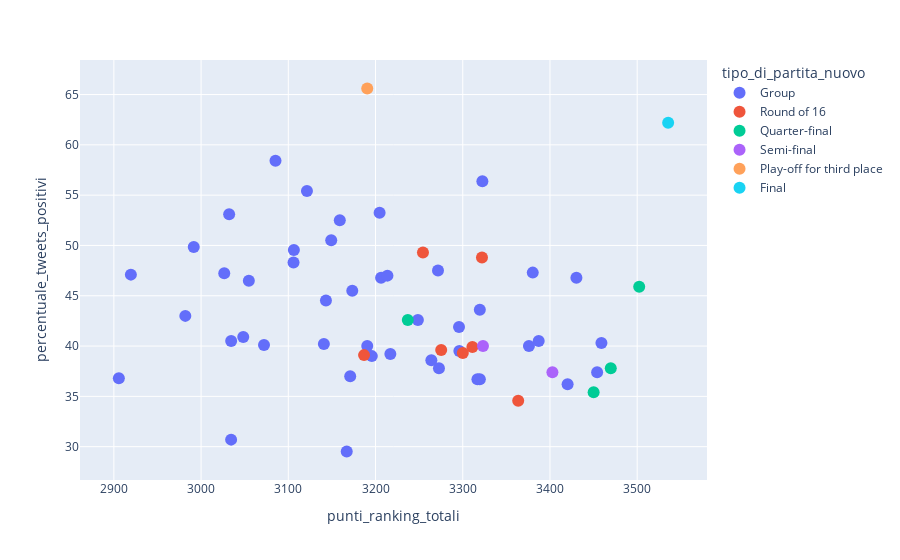

Notebook code for this chart:
### Code cell
fig = px.scatter(complete_df2 
                    #,x='gol_totali'
                    ,x='punti_ranking_totali' 
                    ,y='percentuale_tweets_positivi'
                    ,color='tipo_di_partita_nuovo'
                    ,hover_name='nome_partita'
                    #,trendline='ols'
                    #,trendline_color_override='red'
                )
fig.update_traces(marker={'size': 12})
fig.show()

### Figure 1 — Plotly figure (JSON) as saved in the notebook; plotly's stock layout.template omitted (floating-point values rounded to 4 significant figures)
{"data": [{"hovertemplate": "<b>%{hovertext}</b><br><br>tipo_di_partita_nuovo=Group<br>punti_ranking_totali=%{x}<br>percentuale_tweets_positivi=%{y}<extra></extra>", "hovertext": ["QATAR-ECUADOR", "ENGLAND-IRAN", "SENEGAL-NETHERLANDS", "ARGENTINA-SAUDI ARABIA", "DENMARK-TUNISIA", "MEXICO-POLAND", "FRANCE-AUSTRALIA", "MOROCCO-CROATIA", "GERMANY-JAPAN", "SPAIN-COSTA RICA", "BELGIUM-CANADA", "SWITZERLAND-CAMEROON", "URUGUAY-KOREA", "PORTUGAL-GHANA", "BRAZIL-SERBIA", "WALES-IRAN", "QATAR-SENEGAL", "NETHERLANDS-ECUADOR", "TUNISIA-AUSTRALIA", "POLAND-SAUDI ARABIA", "FRANCE-DENMARK", "ARGENTINA-MEXICO", "JAPAN-COSTA RICA", "BELGIUM-MOROCCO", "CROATIA-CANADA", "SPAIN-GERMANY", "CAMEROON-SERBIA", "KOREA-GHANA", "BRAZIL-SWITZERLAND", "PORTUGAL-URUGUAY", "NETHERLANDS-QATAR", "ECUADOR-SENEGAL", "WALES-ENGLAND", "AUSTRALIA-DENMARK", "TUNISIA-FRANCE", "POLAND-ARGENTINA", "SAUDI ARABIA-MEXICO", "CROATIA-BELGIUM", "CANADA-MOROCCO", "JAPAN-SPAIN", "COSTA RICA-GERMANY", "GHANA-URUGUAY", "KOREA-PORTUGAL", "SERBIA-SWITZERLAND", "CAMEROON-BRAZIL"], "legendgroup": "Group", "marker": {"color": "#636efa", "size": 12, "symbol": "circle"}, "mode": "markers", "name": "Group", "orientation": "v", "showlegend": true, "type": "scatter", "x": [2906.0, 3296.0, 3264, 3206.0, 3173.0, 3196.0, 3249.0, 3190.0, 3214.0, 3217.0, 3296.0, 3106.0, 3167.0, 3072.0, 3387.0, 3141.0, 3027.0, 3143.0, 2992.0, 2982.0, 3430.0, 3420.0, 3055.0, 3380.0, 3106.0, 3376.0, 3034.0, 2919.0, 3459.0, 3320.0, 3121.0, 3048.0, 3320.0, 3149.0, 3273.0, 3317.0, 3085.0, 3454.0, 3032.0, 3272.0, 3159.0, 3034.0, 3205.0, 3171.0, 3323.0], "xaxis": "x", "y": [36.8, 39.5, 38.6, 46.8, 45.5, 39, 42.6, 40, 47, 39.2, 41.9, 49.55, 29.52, 40.1, 40.5, 40.2, 47.23, 44.53, 49.85, 43, 46.8, 36.2, 46.5, 47.3, 48.3, 40, 40.5, 47.1, 40.3, 36.7, 55.41, 40.9, 43.6, 50.52, 37.8, 36.7, 58.43, 37.4, 53.09, 47.5, 52.51, 30.7, 53.25, 37, 56.38], "yaxis": "y"}, {"hovertemplate": "<b>%{hovertext}</b><br><br>tipo_di_partita_nuovo=Round of 16<br>punti_ranking_totali=%{x}<br>percentuale_tweets_positivi=%{y}<extra></extra>", "hovertext": ["ARGENTINA-AUSTRALIA", "FRANCE-POLAND", "ENGLAND-SENEGAL", "JAPAN-CROATIA", "BRAZIL-KOREA", "MOROCCO-SPAIN", "PORTUGAL-SWITZERLAND"], "legendgroup": "Round of 16", "marker": {"color": "#EF553B", "size": 12, "symbol": "circle"}, "mode": "markers", "name": "Round of 16", "orientation": "v", "showlegend": true, "type": "scatter", "x": [3254.0, 3311.0, 3322.0, 3187.0, 3364.0, 3275.0, 3300.0], "xaxis": "x", "y": [49.3, 39.9, 48.8, 39.1, 34.56, 39.6, 39.3], "yaxis": "y"}, {"hovertemplate": "<b>%{hovertext}</b><br><br>tipo_di_partita_nuovo=Quarter-final<br>punti_ranking_totali=%{x}<br>percentuale_tweets_positivi=%{y}<extra></extra>", "hovertext": ["CROATIA-BRAZIL", "NETHERLANDS-ARGENTINA", "MOROCCO-PORTUGAL", "ENGLAND-FRANCE"], "legendgroup": "Quarter-final", "marker": {"color": "#00cc96", "size": 12, "symbol": "circle"}, "mode": "markers", "name": "Quarter-final", "orientation": "v", "showlegend": true, "type": "scatter", "x": [3470.0, 3450.0, 3237, 3502.0], "xaxis": "x", "y": [37.8, 35.4, 42.6, 45.9], "yaxis": "y"}, {"hovertemplate": "<b>%{hovertext}</b><br><br>tipo_di_partita_nuovo=Semi-final<br>punti_ranking_totali=%{x}<br>percentuale_tweets_positivi=%{y}<extra></extra>", "hovertext": ["ARGENTINA-CROATIA", "FRANCE-MOROCCO"], "legendgroup": "Semi-final", "marker": {"color": "#ab63fa", "size": 12, "symbol": "circle"}, "mode": "markers", "name": "Semi-final", "orientation": "v", "showlegend": true, "type": "scatter", "x": [3403.0, 3323.0], "xaxis": "x", "y": [37.4, 40], "yaxis": "y"}, {"hovertemplate": "<b>%{hovertext}</b><br><br>tipo_di_partita_nuovo=Play-off for third place<br>punti_ranking_totali=%{x}<br>percentuale_tweets_positivi=%{y}<extra></extra>", "hovertext": ["CROATIA-MOROCCO"], "legendgroup": "Play-off for third place", "marker": {"color": "#FFA15A", "size": 12, "symbol": "circle"}, "mode": "markers", "name": "Play-off for third place", "orientation": "v", "showlegend": true, "type": "scatter", "x": [3190.0], "xaxis": "x", "y": [65.6], "yaxis": "y"}, {"hovertemplate": "<b>%{hovertext}</b><br><br>tipo_di_partita_nuovo=Final<br>punti_ranking_totali=%{x}<br>percentuale_tweets_positivi=%{y}<extra></extra>", "hovertext": ["ARGENTINA-FRANCE"], "legendgroup": "Final", "marker": {"color": "#19d3f3", "size": 12, "symbol": "circle"}, "mode": "markers", "name": "Final", "orientation": "v", "showlegend": true, "type": "scatter", "x": [3536.0], "xaxis": "x", "y": [62.2], "yaxis": "y"}], "layout": {"autosize": true, "legend": {"title": {"text": "tipo_di_partita_nuovo"}, "tracegroupgap": 0}, "margin": {"t": 60}, "xaxis": {"anchor": "y", "autorange": true, "domain": [0, 1], "range": [2860.0, 3581.0], "title": {"text": "punti_ranking_totali"}, "type": "linear"}, "yaxis": {"anchor": "x", "autorange": true, "domain": [0, 1], "range": [26.38, 68.74], "title": {"text": "percentuale_tweets_positivi"}, "type": "linear"}}}
